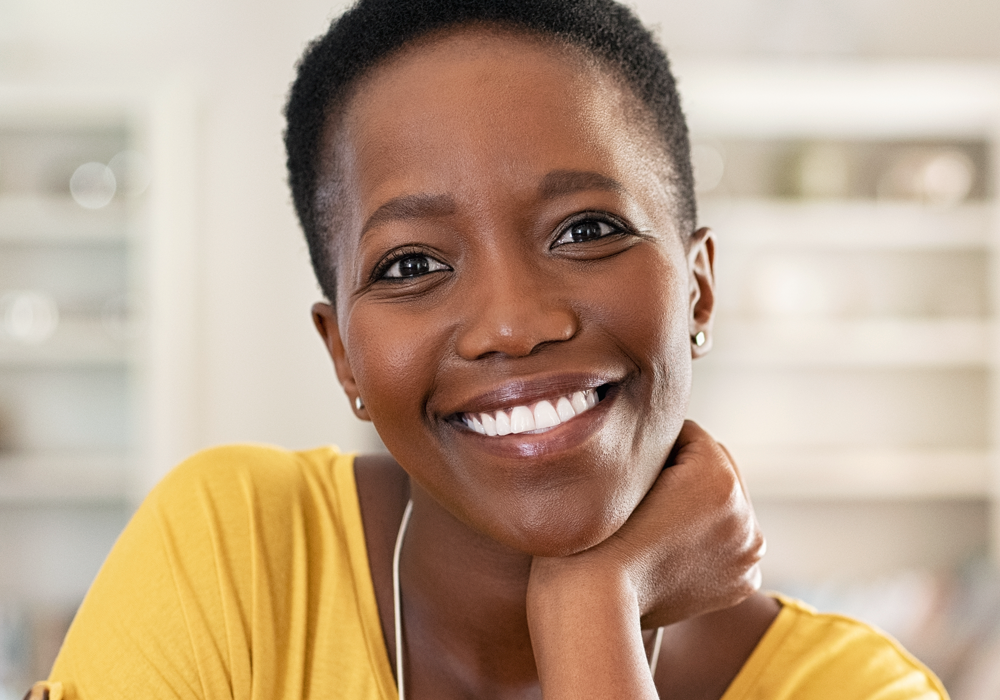
#> input picture ObjectDetection/imageOlhos.png, 1000 x 700 px
$ python main.py
#> lines starting #> are read from the running program, lines starting #| are printed output that depends on the picture
import cv2
from matplotlib import pyplot as plt

# Abrindo a imagem
img = cv2.imread("imageOlhos.png")
#> img is the input picture: shape (700, 1000, 3); mean B, G, R 138.7, 162.7, 187.5

# OpenCV abre a imagem como BRG
# mas como a queremos em RGB iremos
# também precisar de uma versão em grayscale
img_gray = cv2.cvtColor(img, cv2.COLOR_BGR2GRAY)
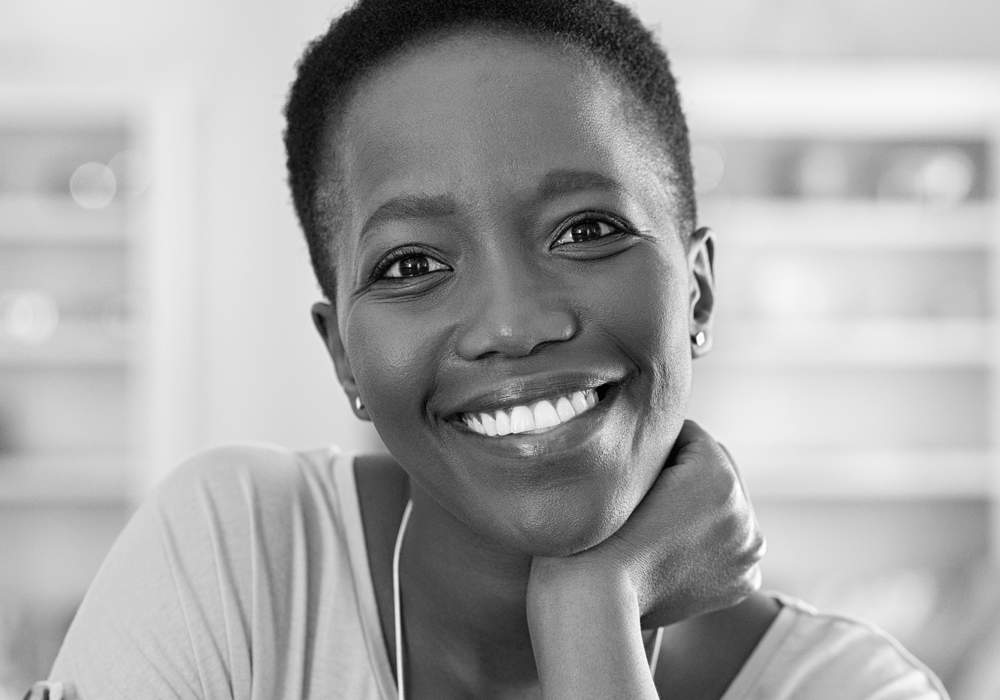
#> img_gray: shape (700, 1000); min 0, max 254, mean 167.3
img_rgb = cv2.cvtColor(img, cv2.COLOR_BGR2RGB)

# Usando minSize para não confundir
# pontos muito pequenos com o objeto
# procurado na imagem
stop_data = cv2.CascadeClassifier('olhos_data.xml')

found = stop_data.detectMultiScale(img_gray,
                                   minSize=(20, 20))
#> found = [[36, 157, 57, 57], [525, 180, 103, 103], [840, 159, 57, 57], [356, 219, 100, 100], [724, 126, 101, 101]]

# Não se faz nada se
# não houver nenhum objeto
amount_found = len(found)
#> amount_found = 5

if amount_found != 0:

    # Pode haver mais de um
    # sinal na imagem
    for (x, y, width, height) in found:
        # Desenhamos um retangulo verde ao redor de
        # todo o objeto reconhecido
        cv2.rectangle(img_rgb, (x, y),
                      (x + height, y + width),
                      (0, 255, 0), 5)
#> this loop made 5 passes
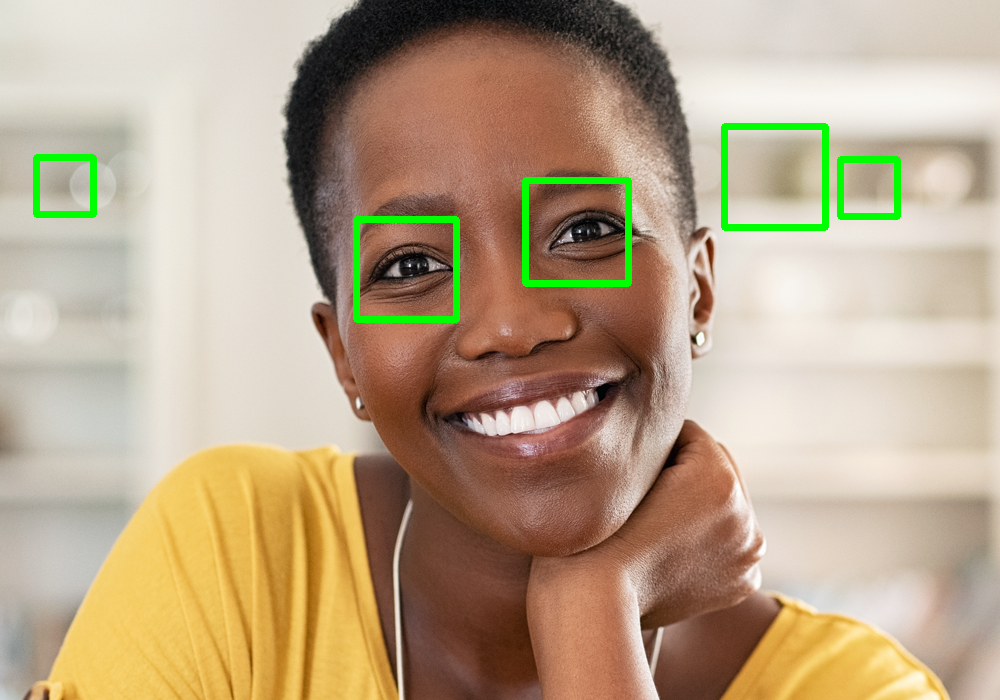
#> img_rgb: shape (700, 1000, 3); mean R, G, B 184.5, 164.4, 136.5

# Cria o ambiente da
# imagem e mostra
plt.subplot(1, 1, 1)
plt.imshow(img_rgb)
plt.show()

$ run again, with ObjectDetection/imageStop.jpg saved as ObjectDetection/imageOlhos.png
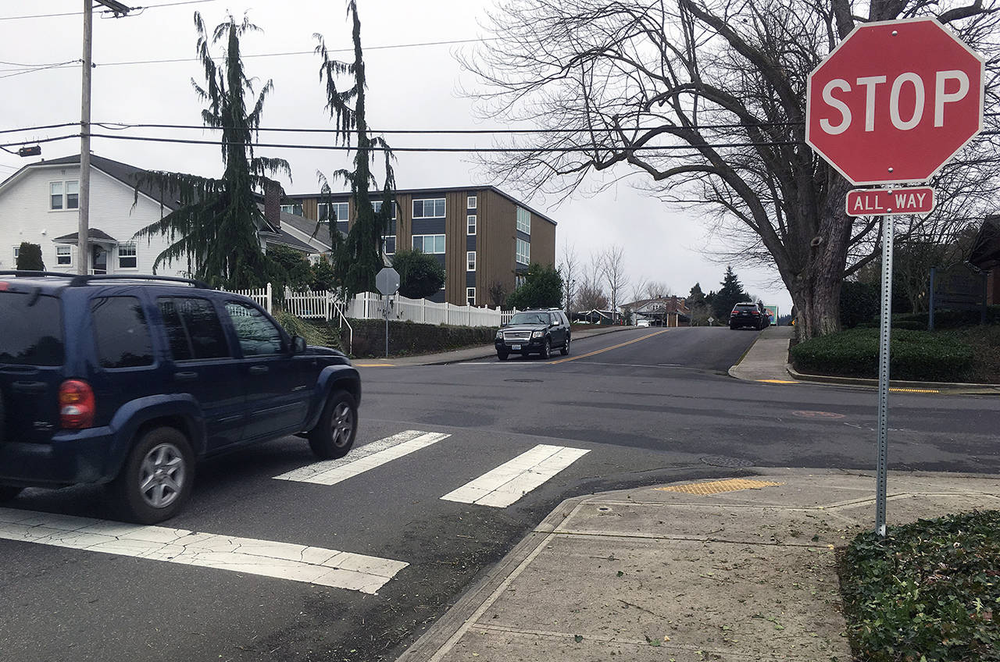
#> input picture ObjectDetection/imageStop.jpg, 1000 x 662 px, shrunk from 1280 x 848 before the run
#> img is the input picture: shape (662, 1000, 3); mean B, G, R 119.3, 117.5, 120.3
#> `img_gray = cv2.cvtColor(img, cv2.COLOR_BGR2GRAY)`:
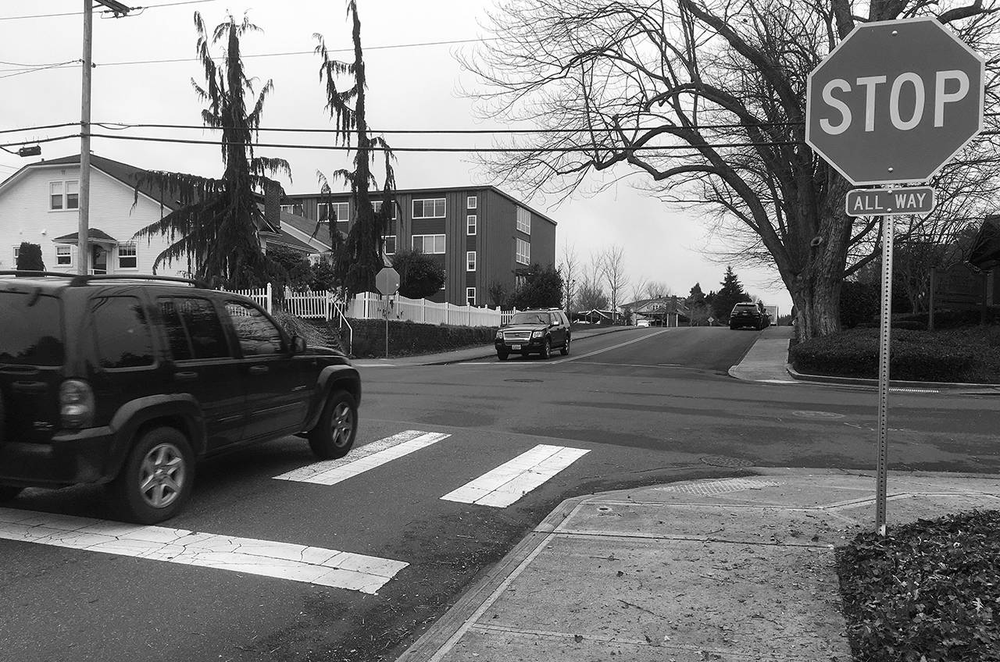
#> img_gray: shape (662, 1000); min 0, max 255, mean 118.5
#> found = ()
#> amount_found = 0
